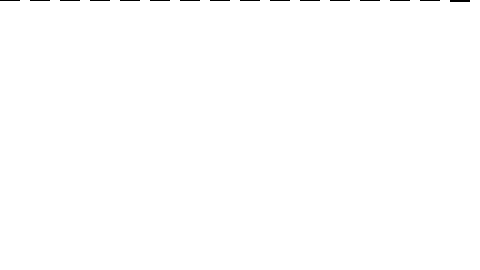
Frame 1 (no input)
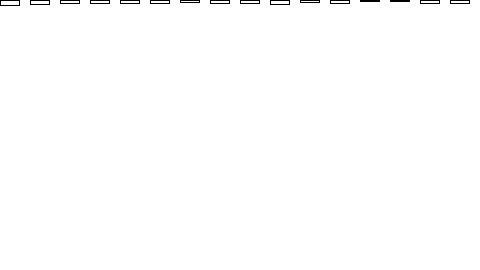
Frame 60 (the mouse pressed at the canvas centre just before this capture)
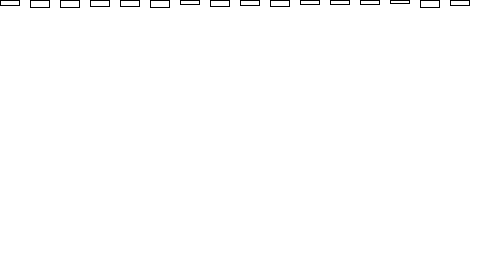
Frame 120 (the mouse held since frame 60 and released just before this capture)

The Processing sketch that drew these frames (run headless with seeded random() and noise(); from frame 60 on, the mouse is pressed at the canvas centre):

// Processing sketch: ejemplodeBarra_13_02
// ── ejemplodeBarra_13_02.pde
float[] randomCounts;
Barra bar;
void setup() {
  size(480, 270);
  randomCounts = new float[width/20];
  bar = new Barra(randomCounts);
}

void draw() {
  background(255);

 bar.display();
  }

// ── Barra.pde
class Barra{
  float randomCounts[];
  
  Barra(float aleatorio[]){
  randomCounts=aleatorio;
 
  }
  
  void display(){
    int index = int(random(randomCounts.length));
  randomCounts[index]++;

  // Draw a rectangle to graph results
  stroke(0);
  fill(275);
  for (int x = 0; x < randomCounts.length; x++ ) {
    rect(x * 30, 0, 19, randomCounts[x]);
  }
    
  }
  
}
